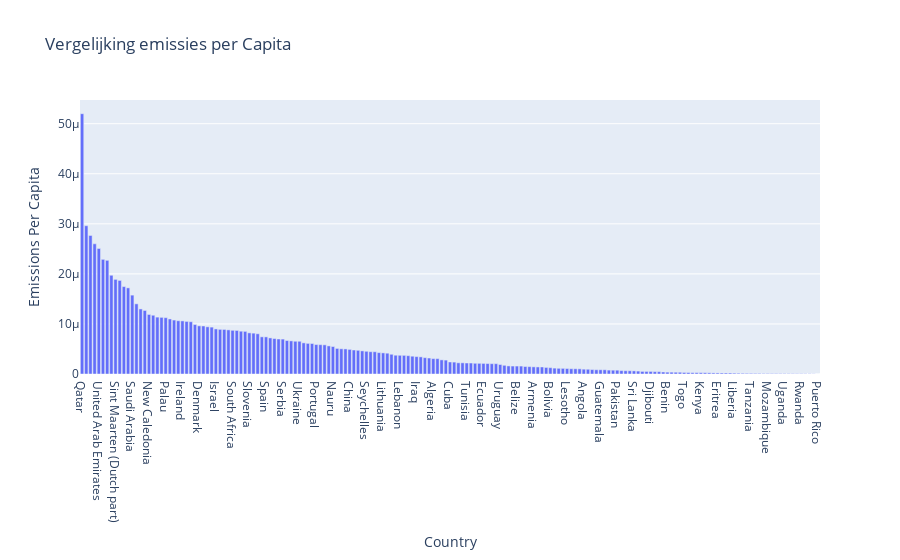
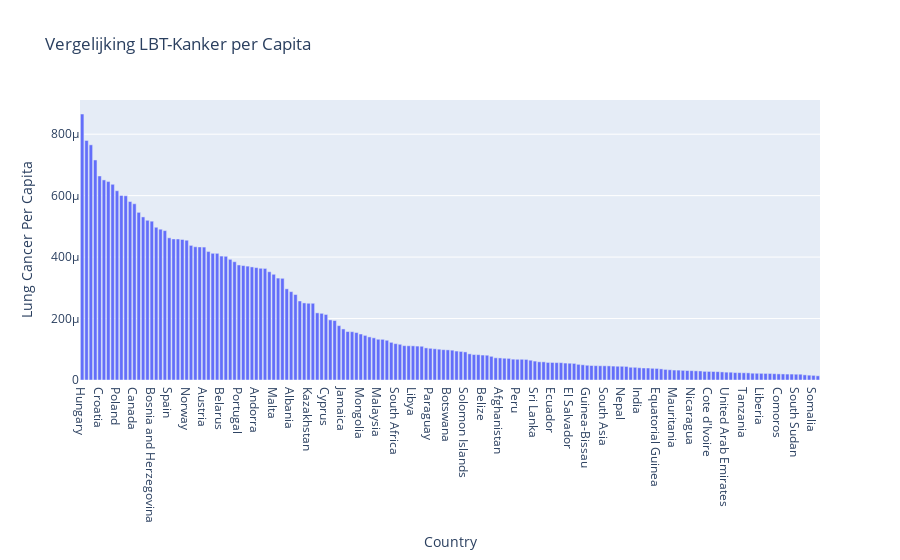

The notebook cell saved with these charts, in order:
### Markdown cell above
# Bar Chart verdeling emissies 

Om het nog duidelijker te maken, staat het hieronder in twee bar plots verdeeld. Wat opvalt, is dat de grafiek niet geheel overeenkomt, dit duidt dus wel op andere correlaties die nodig zijn om een conclusie te kunnen trekken over de oorzaak van LBT-Kanker.

### Code cell
# pie chart voor verdeling emissies per capita en LBT-Kanker
df_sorted = df_emissions_per_capita.sort_values(by='Emissions Per Capita', ascending=False)
fig = px.bar(df_sorted, x='Country', y='Emissions Per Capita', title='Vergelijking emissies per Capita')
fig.show()

df_sorted = df_lung_per_capita.sort_values(by='Lung Cancer Per Capita', ascending=False)
fig = px.bar(df_sorted, x='Country', y='Lung Cancer Per Capita', title='Vergelijking LBT-Kanker per Capita')
fig.show()

### Figure 1 — Plotly figure (JSON) as saved in the notebook; plotly's stock layout.template omitted (floating-point values rounded to 4 significant figures; data arrays with more than 128 entries replaced by an {"elided": "..."} marker saying what was removed)
{"data": [{"alignmentgroup": "True", "hovertemplate": "Country=%{x}<br>Emissions Per Capita=%{y}<extra></extra>", "legendgroup": "", "marker": {"color": "#636efa", "pattern": {"shape": ""}}, "name": "", "offsetgroup": "", "orientation": "v", "showlegend": false, "textposition": "auto", "type": "bar", "x": {"elided": "177 str values"}, "xaxis": "x", "y": {"elided": "177 float values"}, "yaxis": "y"}], "layout": {"barmode": "relative", "legend": {"tracegroupgap": 0}, "title": {"text": "Vergelijking emissies per Capita"}, "xaxis": {"anchor": "y", "domain": [0, 1], "title": {"text": "Country"}}, "yaxis": {"anchor": "x", "domain": [0, 1], "title": {"text": "Emissions Per Capita"}}}}

### Figure 2 — Plotly figure (JSON) as saved in the notebook; plotly's stock layout.template omitted (floating-point values rounded to 4 significant figures; data arrays with more than 128 entries replaced by an {"elided": "..."} marker saying what was removed)
{"data": [{"alignmentgroup": "True", "hovertemplate": "Country=%{x}<br>Lung Cancer Per Capita=%{y}<extra></extra>", "legendgroup": "", "marker": {"color": "#636efa", "pattern": {"shape": ""}}, "name": "", "offsetgroup": "", "orientation": "v", "showlegend": false, "textposition": "auto", "type": "bar", "x": {"elided": "170 str values"}, "xaxis": "x", "y": {"elided": "170 float values"}, "yaxis": "y"}], "layout": {"barmode": "relative", "legend": {"tracegroupgap": 0}, "title": {"text": "Vergelijking LBT-Kanker per Capita"}, "xaxis": {"anchor": "y", "domain": [0, 1], "title": {"text": "Country"}}, "yaxis": {"anchor": "x", "domain": [0, 1], "title": {"text": "Lung Cancer Per Capita"}}}}
